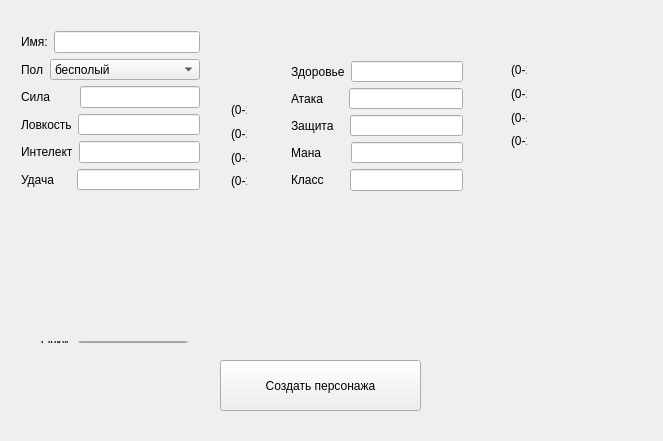
<?xml version="1.0" encoding="UTF-8"?>
<ui version="4.0">
 <class>Widget</class>
 <widget class="QWidget" name="Widget">
  <property name="geometry">
   <rect>
    <x>0</x>
    <y>0</y>
    <width>663</width>
    <height>441</height>
   </rect>
  </property>
  <property name="windowTitle">
   <string>Widget</string>
  </property>
  <widget class="QPushButton" name="pushButton">
   <property name="geometry">
    <rect>
     <x>220</x>
     <y>360</y>
     <width>201</width>
     <height>51</height>
    </rect>
   </property>
   <property name="text">
    <string>Создать персонажа</string>
   </property>
  </widget>
  <widget class="QWidget" name="layoutWidget_5">
   <property name="geometry">
    <rect>
     <x>220</x>
     <y>90</y>
     <width>38</width>
     <height>111</height>
    </rect>
   </property>
   <layout class="QVBoxLayout" name="verticalLayout_5">
    <item>
     <widget class="QLabel" name="label_26">
      <property name="text">
       <string>(0-10)</string>
      </property>
     </widget>
    </item>
    <item>
     <widget class="QLabel" name="label_27">
      <property name="text">
       <string>(0-10)</string>
      </property>
     </widget>
    </item>
    <item>
     <widget class="QLabel" name="label_28">
      <property name="text">
       <string>(0-10)</string>
      </property>
     </widget>
    </item>
    <item>
     <widget class="QLabel" name="label_29">
      <property name="text">
       <string>(0-10)</string>
      </property>
     </widget>
    </item>
   </layout>
  </widget>
  <widget class="QWidget" name="layoutWidget">
   <property name="geometry">
    <rect>
     <x>30</x>
     <y>330</y>
     <width>169</width>
     <height>24</height>
    </rect>
   </property>
   <layout class="QHBoxLayout" name="horizontalLayout_21">
    <item>
     <widget class="QLabel" name="label_21">
      <property name="text">
       <string>Очки:</string>
      </property>
     </widget>
    </item>
    <item>
     <widget class="QLineEdit" name="lineEdit_19">
      <property name="text">
       <string>20</string>
      </property>
     </widget>
    </item>
   </layout>
  </widget>
  <widget class="QWidget" name="layoutWidget">
   <property name="geometry">
    <rect>
     <x>500</x>
     <y>50</y>
     <width>38</width>
     <height>111</height>
    </rect>
   </property>
   <layout class="QVBoxLayout" name="verticalLayout_4">
    <item>
     <widget class="QLabel" name="label_22">
      <property name="text">
       <string>(0-10)</string>
      </property>
     </widget>
    </item>
    <item>
     <widget class="QLabel" name="label_23">
      <property name="text">
       <string>(0-10)</string>
      </property>
     </widget>
    </item>
    <item>
     <widget class="QLabel" name="label_24">
      <property name="text">
       <string>(0-10)</string>
      </property>
     </widget>
    </item>
    <item>
     <widget class="QLabel" name="label_25">
      <property name="text">
       <string>(0-10)</string>
      </property>
     </widget>
    </item>
   </layout>
  </widget>
  <widget class="QWidget" name="layoutWidget">
   <property name="geometry">
    <rect>
     <x>10</x>
     <y>20</y>
     <width>201</width>
     <height>181</height>
    </rect>
   </property>
   <layout class="QVBoxLayout" name="verticalLayout">
    <item>
     <layout class="QHBoxLayout" name="horizontalLayout">
      <item>
       <widget class="QLabel" name="label">
        <property name="text">
         <string>Имя:</string>
        </property>
       </widget>
      </item>
      <item>
       <widget class="QLineEdit" name="lineEdit"/>
      </item>
     </layout>
    </item>
    <item>
     <layout class="QHBoxLayout" name="horizontalLayout_2">
      <item>
       <widget class="QLabel" name="label_2">
        <property name="text">
         <string>Пол</string>
        </property>
       </widget>
      </item>
      <item>
       <widget class="QComboBox" name="comboBox">
        <item>
         <property name="text">
          <string>бесполый</string>
         </property>
        </item>
        <item>
         <property name="text">
          <string>андроген, гермафродит (мужчиноженщина)</string>
         </property>
        </item>
        <item>
         <property name="text">
          <string>мужеженственный (внутренне, по ощущениям)</string>
         </property>
        </item>
       </widget>
      </item>
     </layout>
    </item>
    <item>
     <layout class="QHBoxLayout" name="horizontalLayout_6">
      <item>
       <widget class="QLabel" name="label_3">
        <property name="text">
         <string>Сила       </string>
        </property>
       </widget>
      </item>
      <item>
       <widget class="QLineEdit" name="lineEdit_2">
        <property name="inputMethodHints">
         <set>Qt::ImhNone</set>
        </property>
       </widget>
      </item>
     </layout>
    </item>
    <item>
     <layout class="QHBoxLayout" name="horizontalLayout_5">
      <item>
       <widget class="QLabel" name="label_4">
        <property name="text">
         <string>Ловкость</string>
        </property>
       </widget>
      </item>
      <item>
       <widget class="QLineEdit" name="lineEdit_3"/>
      </item>
     </layout>
    </item>
    <item>
     <layout class="QHBoxLayout" name="horizontalLayout_4">
      <item>
       <widget class="QLabel" name="label_5">
        <property name="text">
         <string>Интелект</string>
        </property>
       </widget>
      </item>
      <item>
       <widget class="QLineEdit" name="lineEdit_4"/>
      </item>
     </layout>
    </item>
    <item>
     <layout class="QHBoxLayout" name="horizontalLayout_3">
      <item>
       <widget class="QLabel" name="label_6">
        <property name="text">
         <string>Удача     </string>
        </property>
       </widget>
      </item>
      <item>
       <widget class="QLineEdit" name="lineEdit_5"/>
      </item>
     </layout>
    </item>
   </layout>
  </widget>
  <widget class="QWidget" name="layoutWidget">
   <property name="geometry">
    <rect>
     <x>280</x>
     <y>50</y>
     <width>194</width>
     <height>152</height>
    </rect>
   </property>
   <layout class="QVBoxLayout" name="verticalLayout_6">
    <item>
     <layout class="QVBoxLayout" name="verticalLayout_3">
      <item>
       <layout class="QHBoxLayout" name="horizontalLayout_18">
        <item>
         <widget class="QLabel" name="label_18">
          <property name="text">
           <string>Здоровье</string>
          </property>
         </widget>
        </item>
        <item>
         <widget class="QLineEdit" name="lineEdit_16"/>
        </item>
       </layout>
      </item>
      <item>
       <layout class="QHBoxLayout" name="horizontalLayout_20">
        <item>
         <widget class="QLabel" name="label_20">
          <property name="text">
           <string>Атака      </string>
          </property>
         </widget>
        </item>
        <item>
         <widget class="QLineEdit" name="lineEdit_18"/>
        </item>
       </layout>
      </item>
      <item>
       <layout class="QHBoxLayout" name="horizontalLayout_19">
        <item>
         <widget class="QLabel" name="label_19">
          <property name="text">
           <string>Защита   </string>
          </property>
         </widget>
        </item>
        <item>
         <widget class="QLineEdit" name="lineEdit_17"/>
        </item>
       </layout>
      </item>
      <item>
       <layout class="QHBoxLayout" name="horizontalLayout_17">
        <item>
         <widget class="QLabel" name="label_17">
          <property name="text">
           <string>Мана       </string>
          </property>
         </widget>
        </item>
        <item>
         <widget class="QLineEdit" name="lineEdit_15"/>
        </item>
       </layout>
      </item>
     </layout>
    </item>
    <item>
     <layout class="QHBoxLayout" name="horizontalLayout_22">
      <item>
       <widget class="QLabel" name="label_30">
        <property name="text">
         <string>Класс      </string>
        </property>
       </widget>
      </item>
      <item>
       <widget class="QLineEdit" name="lineEdit_20"/>
      </item>
     </layout>
    </item>
   </layout>
  </widget>
 </widget>
 <layoutdefault spacing="6" margin="11"/>
 <resources/>
 <connections/>
</ui>
